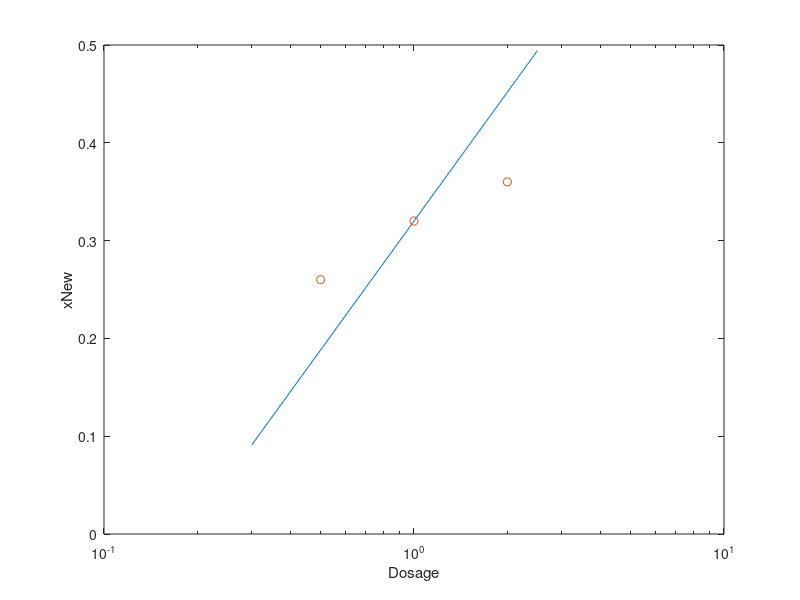

This chart was generated by the following MATLAB code:
% Embryo = imread('1xBcd.tif');
% imshow(Embryo)
% %click on the embryo and save the inputs
% %clicks = ginput;
% %each column in click corresponds to a given click. the first column is the
% %x position and the second column is the y position
% hold on
% plot(clicks(:,1), clicks(:,2), '.-r')
% delta = diff(clicks)
% deltasq = delta.^2
% dssq = sum(deltasq,2)
% ds = sqrt(dssq)
% %total length
% s = sum(ds)
% cflength = sum(ds(1:7))
% cflength/s

figure
%create a range of d values with linspace
d = linspace(.3, 2.5);
xNew = .19*log(d) + .32;
semilogx(d, xNew)
xlabel('Dosage')
ylabel('xNew')
hold on
ddata = [.5, 1, 2];
xData = [.26, .32, .36];
semilogx(ddata, xData,'o')
hold off
